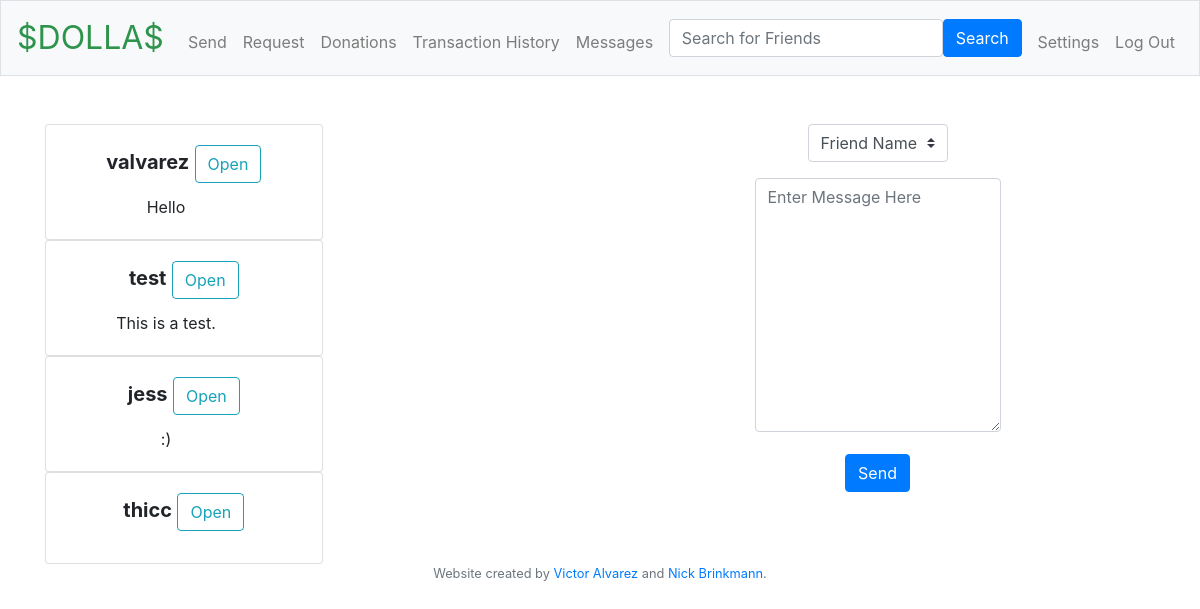
/messages (signed in), run on the app's committed database.
### tables this page shows
CREATE TABLE convos (
id INTEGER PRIMARY KEY AUTOINCREMENT NOT NULL,
user1_id INTEGER NOT NULL,
user2_id INTEGER NOT NULL,
FOREIGN KEY (user1_id) REFERENCES users(id),
FOREIGN KEY (user2_id) REFERENCES users(id)
);

CREATE TABLE 'users' ('id' INTEGER PRIMARY KEY AUTOINCREMENT NOT NULL, 'username' TEXT NOT NULL, 'fullname' TEXT NOT NULL, 'hash' TEXT NOT NULL, 'cash' NUMERIC NOT NULL DEFAULT 0, cof BOOL DEFAULT 0, card_hash TEXT DEFAULT NULL);

CREATE TABLE messages ( 
id INTEGER PRIMARY KEY AUTOINCREMENT NOT NULL,
sender_id INTEGER NOT NULL,
recipient_id INTEGER NOT NULL,
convo_id INTEGER NOT NULL,
content TINYTEXT NOT NULL,
date TIMESTAMP NOT NULL DEFAULT CURRENT_TIMESTAMP,
FOREIGN KEY (sender_id) REFERENCES users (id),
FOREIGN KEY (recipient_id) REFERENCES users (id),
FOREIGN KEY (convo_id) REFERENCES convos(id)
);

### application.py (the view, shortened to what this page needs)
@app.route("/messages", methods=["GET", "POST"])
@login_required
def messages():
    if request.method == "POST":
        message = request.form.get("content")
        conversation = db.execute("SELECT * FROM convos WHERE user1_id = :user_id OR user2_id = :user_id", user_id = session["user_id"])
        if conversation[0]["user1_id"] == session["user_id"]:
            recipient_id = conversation[0]["user2_id"]
        else:
            recipient_id = conversation[0]["user1_id"]
        db.execute("INSERT INTO messages (sender_id, recipient_id, content, convo_id) VALUES (:sender_id, :recipient, :content, :convo_id)", sender_id = session["user_id"],
                    recipient = recipient_id , content = message, convo_id = int(request.form.get("conversation_id")))
        return redirect("/messages?conversation_id=" + request.form.get("conversation_id"))
    else:
        convos = db.execute("SELECT * FROM convos WHERE user1_id = :user_id OR user2_id = :user_id", user_id = session["user_id"])
        for conversation in convos:
            latest = db.execute("SELECT content, id FROM messages WHERE convo_id = :convo ORDER BY id DESC LIMIT 1", convo = conversation["id"])
            if len(latest) != 0:
                conversation["latest_message"] = latest[0]["content"]
                conversation["order"] = latest[0]["id"]
            else:
                conversation["latest_message"] = ""
                conversation["order"] = 0
            if conversation["user1_id"] == session["user_id"]:
                person = db.execute("SELECT username FROM users WHERE id = :user2", user2 = conversation["user2_id"])
                conversation["person_id"] = conversation["user2_id"]
                conversation["person_username"] = person[0]["username"]
            elif conversation["user2_id"] == session["user_id"]:
                person = db.execute("SELECT username FROM users WHERE id = :user1", user1 = conversation["user1_id"])
                conversation["person_id"] = conversation["user1_id"]
                conversation["person_username"] = person[0]["username"]
        conversations =sorted(convos, key = lambda k:k["order"], reverse = True)
        if not request.args.get("conversation_id"):
            friends = findfriends()
            for friend in friends:
                convo_id = db.execute("SELECT id FROM convos WHERE (user1_id = :user_id AND user2_id = :friend) OR (user1_id = :friend AND user2_id = :user_id)", user_id = session["user_id"],
                            friend = friend["id"])
                friend["convo_id"] = convo_id[0]["id"]
            return render_template("messages.html", conversations = conversations, amount = None, friends = friends)

### application.py (called while the page is built)
@app.after_request
def after_request(response):
    response.headers["Cache-Control"] = "no-cache, no-store, must-revalidate"
    response.headers["Expires"] = 0
    response.headers["Pragma"] = "no-cache"
    return response

def findfriends():
    friends = db.execute("SELECT id, username, fullname FROM users WHERE id IN (SELECT recipient_id FROM friends WHERE sender_id = :user_id AND confirmed = 1) OR id IN (SELECT sender_id FROM friends WHERE recipient_id = :user_id AND confirmed = 1) ORDER BY username",
                       user_id = session["user_id"])
    return friends

### helpers.py (called while the page is built)
def login_required(f):
    @wraps(f)
    def decorated_function(*args, **kwargs):
        if session.get("user_id") is None:
            return redirect("/login")
        return f(*args, **kwargs)
    return decorated_function

### templates/messages.html (shortened to what this page needs)
{% extends "layout.html" %}
{% block main %}
  <div class="floatLeft">
  {% for conversation in conversations %}
  <div class="card" style="width: 50%">
    <div class="card-body">
      <h5 class="card-title">
        <form action="/messages" method="get">
          <strong>{{ conversation["person_username"] }}</strong>
          <button type="submit" class="btn btn-outline-info" name="conversation_id" value="{{ conversation["id"] }}">Open</button>
        </form>
      </h5>
      <p class="card-text" style="width: 200px; white-space: nowrap; overflow: hidden; text-overflow: ellipsis">{{ conversation["latest_message"] }}</p>
    </div>
  </div>
  {% endfor %}
  </div>
  {% if amount != None %}
    <div class="floatRight">
      <div class="chat" id="stick">
        {% for message in messages %}
          {% if message["sender_id"] == user_id %}
            <div class="sent messages">
              <div class="message">
                {{ message["content"] }}
              </div>
            <small>{{ message["date"] }}</small>
            </div>
          {% else %}
            <div class="received messages">
              <div class="message">
                {{ message["content"] }}
              </div>
              <small>{{ message["date"] }}</small>
            </div>
          {% endif %}
        {% endfor %}
      </div>
      <script>
        setTimeout(function updateScroll(){
          var chat = document.getElementById("stick");
          chat.scrollTop = chat.scrollHeight;
        }, 1);
      </script>
      <form action="/messages" method="post">
        <div class="input-group mb-3" style="width: 100%;">
          <input type="text" name="content" class="form-control" placeholder="Enter message here" size="255" autocomplete="off">
          <div class="input-group-prepend">
            <button class="btn btn-outline-info" type="submit" name="conversation_id" value="{{ convo_id }}">Send</button>
          </div>
        </div>
      </form>
    </div>
  {% else %}
  <div class="floatRight">
    <form action="/messages" method="post">
        <div class="form-group">
            <select class="custom-select" name="conversation_id" style="width: 140px;">
                <option disabled selected value>Friend Name</option>
            </select>
        </div>
        <div class="form-group">
            <textarea class="form-control" name="content" rows="10" placeholder="Enter Message Here"></textarea>
        </div>
        <button class="btn btn-primary" type="submit">Send</button>
    </form>
  </div>
  {% endif %}
{% endblock %}

### static/styles.css (style rules this page uses)
main .form-control { display: inline-block; width: auto; }
.floatLeft { width: 45%; float: left; }
.floatRight { width: 45%; float: right; }

### templates/messages.html (style rules this page uses)
.floatLeft { width: 50%; float: left; }
.floatRight { width: 50%; float: right; }

### data on the page
convos: person_username "valvarez", {{ conversation["id"] }} 1 (drawn), latest_message "Hello"
convos: person_username "test", {{ conversation["id"] }} 3 (drawn), latest_message "This is a test."
convos: person_username "jess", {{ conversation["id"] }} 6 (drawn), latest_message ":)"
convos: person_username "thicc", {{ conversation["id"] }} 5 (drawn)
